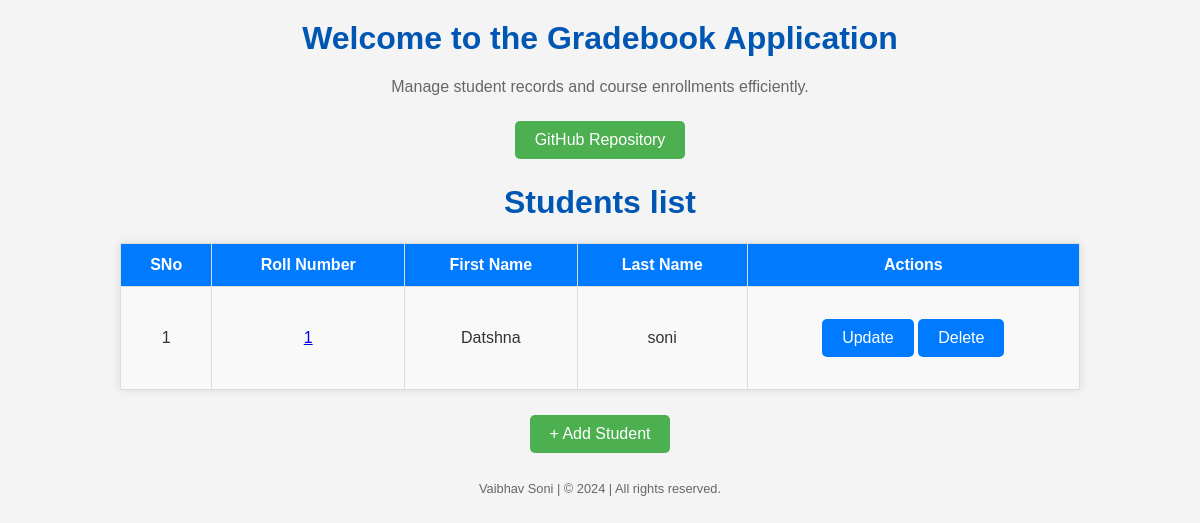
Before: / with the older database file.
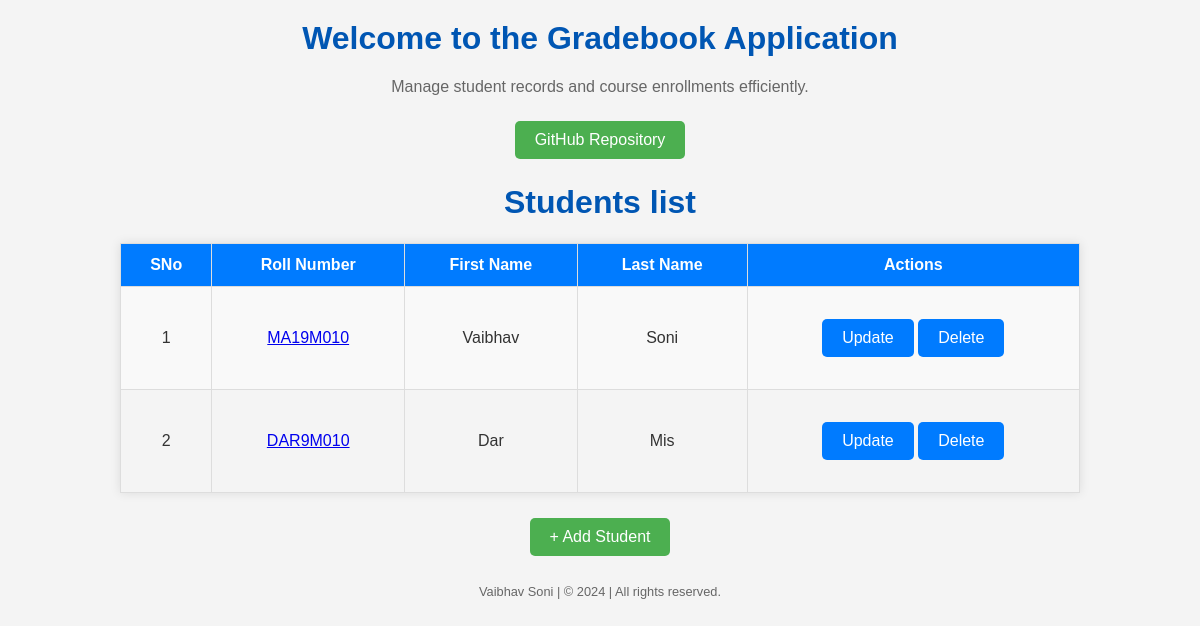
After: the same page with the newer database file.
### app.py (models this page shows)
class Student(db.Model):
    __tablename__='student'
    student_id = db.Column(db.Integer, primary_key=True, autoincrement = True)
    roll_number = db.Column(db.String, unique=True, nullable=False)
    first_name = db.Column(db.String, nullable=False)
    last_name = db.Column(db.String)

### app.py (the view)
@app.route("/")
def executer():
    students = Student().query.all()
    return render_template("index.html", students=students)

### templates/index.html (shortened to what this page needs)
<!DOCTYPE html>
<html lang="en">
<head>
    <link rel="stylesheet" href="{{ url_for('static', filename='css/style.css') }}">
</head>
<body>
    <h1>Welcome to the Gradebook Application</h1>
    <p>Manage student records and course enrollments efficiently.</p>
    <div class="center">
        <a href="https://github.com/Vaibhav0221/Gradebook" target="_blank" class="button">GitHub Repository</a>
    </div>
    <h1>Students list</h1>
    {% if students|length==0 %}
        <p>No student found. Add the students now!</p>
    {% else %}
        <table id = "all-students">
            <tr>
                <th>SNo</th>
                <th>Roll Number</th>
                <th>First Name</th>
                <th>Last Name</th>
                <th>Actions</th>
            </tr>
            {% for i in students %}
                <tr>
                    <td>{{ loop.index }}</td>
                    <td><a href="/student/{{ i.student_id }}">{{ i.roll_number }}</a></td>
                    <td>{{ i.first_name }}</td>
                    <td>{{ i.last_name }}</td>
                    <td>
                        <a href="/student/{{ i.student_id }}/update" type="button">Update</a>
                        <a href="/student/{{ i.student_id }}/delete" type="button">Delete</a>
                    </td>
                </tr>
            {% endfor %}
        </table>
    {% endif %}
    <div class="center">
        <a href="/student/create" class="button">+ Add Student</a>
    </div>
    <footer>
        <p>Vaibhav Soni | &copy; 2024 | All rights reserved.</p>
    </footer>
</body>
</html>

### static/css/style.css (style rules this page uses)
body { font-family: 'Arial', sans-serif; background-color: #f4f4f4; margin: 0; padding: 0; color: #333; }
h1 { text-align: center; color: #0056b3; margin-top: 20px; }
.center { display: flex; justify-content: center; margin-top: 20px; }
button, .button { padding: 10px 20px; background-color: #4CAF50; color: white; border: none; border-radius: 5px; text-decoration: none; margin: 5px; display: inline-block; text-align: center; }
a[type="button"] { display: inline-block; padding: 10px 20px; margin: 20px auto; text-align: center; color: #fff; background-color: #007bff; border: none; border-radius: 5px; text-decoration: none; font-size: 16px; }
table { width: 80%; margin: 20px auto; border-collapse: collapse; box-shadow: 0 0 10px rgba(0, 0, 0, 0.1); }
table th, table td { padding: 12px; border: 1px solid #ddd; text-align: center; }
table th { background-color: #007bff; color: #fff; }
table tr:nth-child(even) { background-color: #f9f9f9; }
p { text-align: center; color: #666; }
footer { text-align: center; padding: 10px; font-size: 0.8em; color: rgb(41, 39, 39); }

Changed rows visible on the page:
removed Student: roll_number "1", first_name "Datshna", last_name "soni"
added Student: roll_number "MA19M010", first_name "Vaibhav", last_name "Soni"
added Student: roll_number "DAR9M010", first_name "Dar", last_name "Mis"
